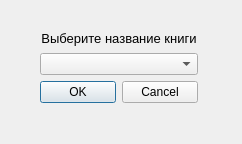
<?xml version="1.0" encoding="UTF-8"?>
<ui version="4.0">
 <class>Dialog</class>
 <widget class="QDialog" name="Dialog">
  <property name="geometry">
   <rect>
    <x>0</x>
    <y>0</y>
    <width>242</width>
    <height>144</height>
   </rect>
  </property>
  <property name="windowTitle">
   <string>Удаление книги</string>
  </property>
  <property name="windowIcon">
   <iconset>
    <normaloff>../../../Downloads/Books_icon-icons.com_76879.png</normaloff>../../../Downloads/Books_icon-icons.com_76879.png</iconset>
  </property>
  <widget class="QWidget" name="layoutWidget">
   <property name="geometry">
    <rect>
     <x>40</x>
     <y>30</y>
     <width>158</width>
     <height>73</height>
    </rect>
   </property>
   <layout class="QVBoxLayout" name="verticalLayout">
    <item>
     <widget class="QLabel" name="status">
      <property name="font">
       <font>
        <pointsize>10</pointsize>
       </font>
      </property>
      <property name="text">
       <string>Выберите название книги</string>
      </property>
      <property name="alignment">
       <set>Qt::AlignCenter</set>
      </property>
     </widget>
    </item>
    <item>
     <widget class="QComboBox" name="books"/>
    </item>
    <item>
     <widget class="QDialogButtonBox" name="buttonBox">
      <property name="orientation">
       <enum>Qt::Horizontal</enum>
      </property>
      <property name="standardButtons">
       <set>QDialogButtonBox::Cancel|QDialogButtonBox::Ok</set>
      </property>
     </widget>
    </item>
   </layout>
  </widget>
 </widget>
 <resources/>
 <connections/>
</ui>
